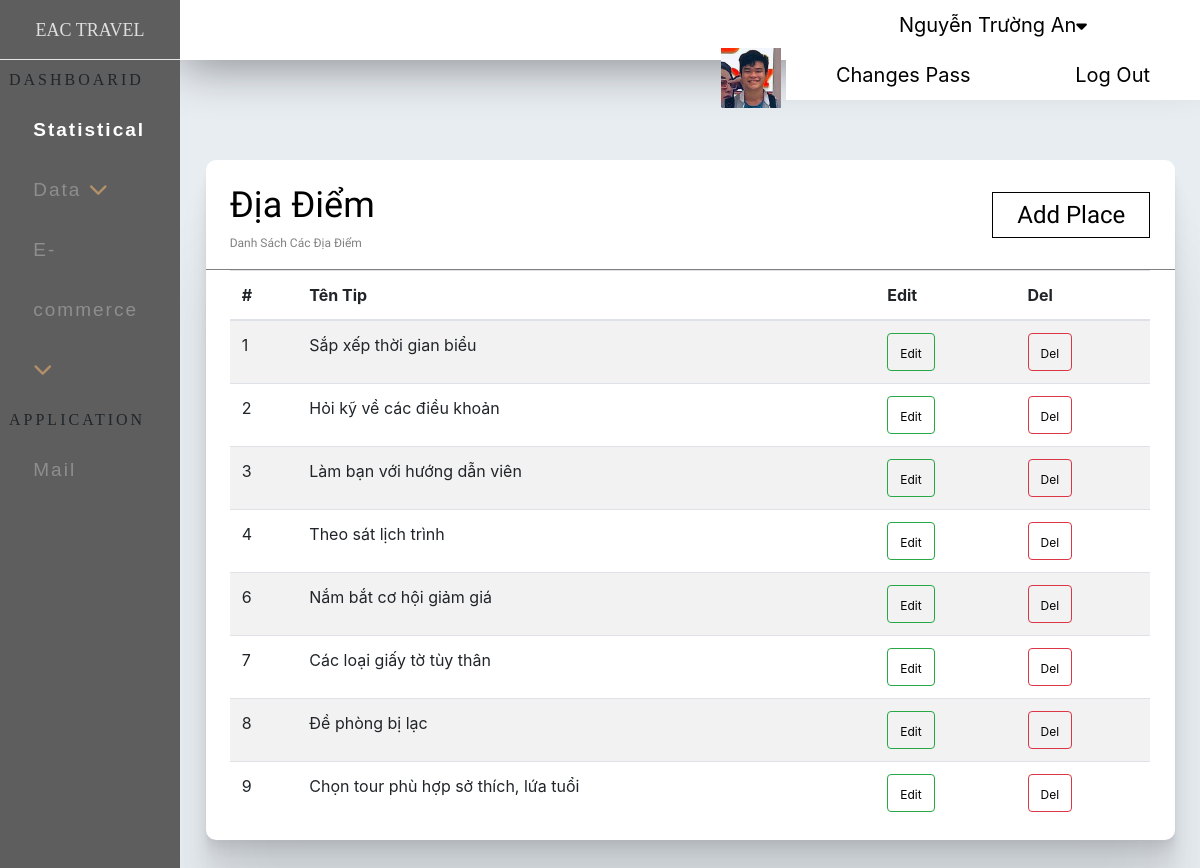
Screenshot of /admin/index.php?ctrl=tipnote (signed in) with the database file from the repository.
### tables this page shows
CREATE TABLE `tip_note` (
  `id_tip` int(11) NOT NULL,
  `name_tip` varchar(50) DEFAULT NULL,
  `img_tip` varchar(50) DEFAULT NULL
);

### admin/model/database.php (called while the page is built, shortened)
<?php
   function getConnection(){
        $host='localhost';
        $dbname='eac';
        $userName='root';
        $passWord='';
            $DBH = new PDO('mysql:host='.$host.';dbname='.$dbname,$userName,$passWord);
            return $DBH;
    }
    function query($sql){
        $connect = getConnection();
        $result = $connect -> query($sql);
        return  $result;
    }
?>

### admin/model/login.php (called while the page is built)
<?php
            include_once('database.php');
            function getad($mail){
                $sql="SELECT * FROM admin WHERE email = '$mail'";
                return query($sql);
            }
?>

### admin/model/tip.php (called while the page is built, shortened)
<?php
        include_once('database.php');
        function getAllTip(){
            $sql="SELECT * from tip_note ";
            return query($sql);
        }
?>

### admin/view/tip/index.php (the view)
<div class="full">
    <div class="boxcenter_statis">
        <div class="box_view_place">
                     <div class="title_view_ad">
                        <div class="text_view_place">
                            <span>Địa Điểm</span> <br>
                            Danh Sách Các Địa Điểm
                        </div>
                        <div class="btn_tip">
                                <div class="btn_place ">
                                    <a href="index.php?ctrl=tipnote&act=add">Add Place </a>
                                </div>
                        </div>
                    </div>
                    <div class="full">
                        <div class="boxcenter_statis">
                            <div class="content_view_ad">
                                <table class="table table-striped">
                                    <thead>
                                        <tr>
                                            <th scope="col">#</th>
                                            <th scope="col">Tên Tip</th>
                                            <th scope="col">Edit</th>
                                            <th scope="col">Del</th>
                                        </tr>
                                    </thead>
                                    <tbody>
                                        <?php
                                            foreach($tip as $dd){
                                                echo'
                                                    <tr>
                                                        <td scope="row">'.$dd['id_tip'].'</td>
                                                        <td>'.$dd['name_tip'].'</td>
                                                        <td><button type="button" class="btn btn-outline-success"><a href="index.php?ctrl=tipnote&act=edit&id='.$dd['id_tip'].'">Edit</a></button></td>
                                                        <td><button type="button" class="btn btn-outline-danger"><a href="index.php?ctrl=tipnote&act=del&id='.$dd['id_tip'].'">Del</a></button></td>
                                                    </tr>
                                                ';
                                            }
                                        ?>
                                     </tbody>
                                </table>
                            </div>
                        </div>
                    </div>
        </div>
    </div>
</div>

### admin/index.php (shortened to what this page needs)
<!DOCTYPE html>
<html lang="en">
<head>
    <link rel="stylesheet" href="css/index.css">
    <link rel="stylesheet" href="css/statistical.css">
    <link rel="stylesheet" href="css/tour.css">
    <link rel="stylesheet" href="css/place.css">
    <link rel="stylesheet" href="css/add.css">
    <link rel="stylesheet" href="css/tip.css">
    <link rel="stylesheet" href="https://use.fontawesome.com/releases/v5.6.3/css/all.css">
<link rel="stylesheet" href="https://cdnjs.cloudflare.com/ajax/libs/font-awesome/4.7.0/css/font-awesome.min.css">
    <link rel="stylesheet" href="https://cdn.jsdelivr.net/npm/bootstrap@4.5.3/dist/css/bootstrap.min.css">
    <link rel="stylesheet" href="https://cdnjs.cloudflare.com/ajax/libs/bootstrap-sweetalert/1.0.1/sweetalert.min.css">
</head>
<body>
    <div class="full">
        <div class="ad_left">
                <div class="title_ad_left">
                    EAC TRAVEL
                </div>
                <div class="dashboarid">
                    <div class="title_db">
                        DASHBOARID
                    </div>
                    <div class="content_db">
                        <ul>
                            <li class="active"><a href="index.php" >Statistical</a></li>
                            <li>
                                <a href="#"  class="feat-btn">Data <i class="fas fa-chevron-down"></i></a>
                            </li>
                            <li>
                                <a href="#" class="serv-btn">E-commerce <i class="fas fa-chevron-down"></i></a>
                            </li>
                        </ul>
                    </div>
                </div>
            <div class="dashboarid">
                <div class="title_db">
                   APPLICATION
                </div>
                <div class="content_db">
                    <ul>
                        <li><a href="#" >Mail</a></li>
                    </ul>
                </div>
            </div>
        </div>
            <div class="ad_right">
                <div class="full">
                    <div class="top_ad_right">
                        <?php
                            include_once 'model/login.php';
                            $mail=$_SESSION['admin'];
                            $admin=getad($mail);
                            foreach ($admin as $ad) {
                                echo'
                                <div class="dropdown">
                                    <ul>
                                        <img src="../site/img/'.$ad['img_ad'].'"width="60px" alt="">
                                        <li><a href="#">'.$ad['name_ad'].'<i class="fa fa-caret-down" style="font-size:17px;color:black"></i></a>
                                            <ul>
                                                <li><a href="#">Changes Pass</a></li>
                                                <li><a href="logout.php">Log Out</a></li>
                                            </ul>
                                        </li>
                                    </ul>
                                </div>
                                ';
                            }
                        ?>
                    </div>
                </div>
            <?php
            $ctrl='home';
            if(isset($_GET['ctrl'])){
                $ctrl = $_GET['ctrl'];
            }
            include 'controller/'.$ctrl.'.php';
        ?>
            </div>
    </div>
</body>
</html>

### admin/css/index.css (style rules this page uses)
body { margin: 0; }
.full { width: 100%; float: left; }
.ad_left { position: fixed; top: 0; left: 0; bottom: 0; width: 15%; background-color:#5e5e5e; }
.title_ad_left { width: 100%; height: 60px; line-height: 60px; font-size: 1.5vw; text-align: center; color: #dfdfdf; border-bottom: 1px solid #e6e6e6; font-family: 'Playfair Display', serif; }
.dashboarid { width: 100%; min-height:300px ; }
.title_db { width: 95%; height: 10%; line-height: 40px; margin-left: 5%; font-family: 'Tinos', serif; letter-spacing: 3px; }
.content_db { width: 85%; min-height: 260px; margin-left: 10%; }
.content_db ul { height: 90%; list-style: none; padding: 0; margin: 0; }
.content_db ul li { line-height: 60px; }
.content_db ul li a { color:#8e8e8e; text-decoration: none; padding-left: 10%; font-size: 19px; display: block; width: 90%; transition:all 0.5s; font-family: 'Noto Sans JP', sans-serif; letter-spacing: 2px; }
* i { color: #b3906a; }
.content_db ul li.active a { color: white; font-weight: bold; }
.ad_right { width: 85%; min-height: 722px; float: right; background-color: #e8edf2; }
.top_ad_right { width: 100%; height: 60px; box-shadow:0 5px 50px rgba(0, 0, 0, 0.43); background-color: white; margin-bottom: 50px ; }
.dropdown { text-align: center; float: right; }
.dropdown ul { list-style: none; padding: 0; margin: 0; }
.dropdown ul li { background: white; position: relative; list-style: none; display: inline-block; }
.dropdown ul li a { display: block; padding: 0 50px; color: black; text-decoration: none; line-height: 50px; font-size: 20px; }
button.btn a { color: black; font-size: 1vw; }

### admin/css/statistical.css (style rules this page uses)
.boxcenter_statis { width: 95%; margin: 0 auto 0; }
.title_view_ad { width: 100%; height: 110px; border-radius: 10px 10px 0 0; line-height:30px; font-size: 1vw; border-bottom: 1px solid gray; }

### admin/css/tour.css (style rules this page uses)
.box_view_place { margin: 50px 0; float: left; width: 100%; min-height: 400px; border-radius: 10px; background-color:white; box-shadow: 0 2.8px 2.2px rgba(0, 0, 0, 0.02), 0 6.7px 5.3px rgba(0, 0, 0, 0.028), 0 12.5px 10px rgba(0, 0, 0, 0.035), 0 22.3px 17.9px rgba(0, 0, 0, 0.042), 0 41.8px 33.4px rgba(0, 0, 0, 0.05), 0 100px 80px rgba(0, 0, 0, 0.07) ; }
.text_view_place { float: left; width: 25%; height: 90px; padding-top: 30px; color: gray; font-family: 'Varela Round', sans-serif; margin-left: 2.5%; }
.text_view_place span { font-size: 3vw; padding: 50px 0 0 ; color: black; }

### admin/css/place.css (style rules this page uses)
.btn_place a { padding: 0.7vw 2vw; border: 1px solid black; color: black; transition: all 1s; font-family: 'Varela Round', sans-serif; }

### admin/css/tip.css (style rules this page uses)
body { margin: 0; background-color: #CCC; }
a { color: white; font-size: 18pt; }
.btn_tip { height: 110px; line-height:110px; margin-right: 2.5%; float: right; }

### rows the page displays
tip_note: id_tip "1", name_tip "Sắp xếp thời gian biểu"
tip_note: id_tip "2", name_tip "Hỏi kỹ về các điều khoản"
tip_note: id_tip "3", name_tip "Làm bạn với hướng dẫn viên"
tip_note: id_tip "4", name_tip "Theo sát lịch trình"
tip_note: id_tip "6", name_tip "Nắm bắt cơ hội giảm giá"
tip_note: id_tip "7", name_tip "Các loại giấy tờ tùy thân"
tip_note: id_tip "8", name_tip "Đề phòng bị lạc"
tip_note: id_tip "9", name_tip "Chọn tour phù hợp sở thích, lứa tuổi"

### other values shown
$ad['name_ad'] "Nguyễn Trường An"
